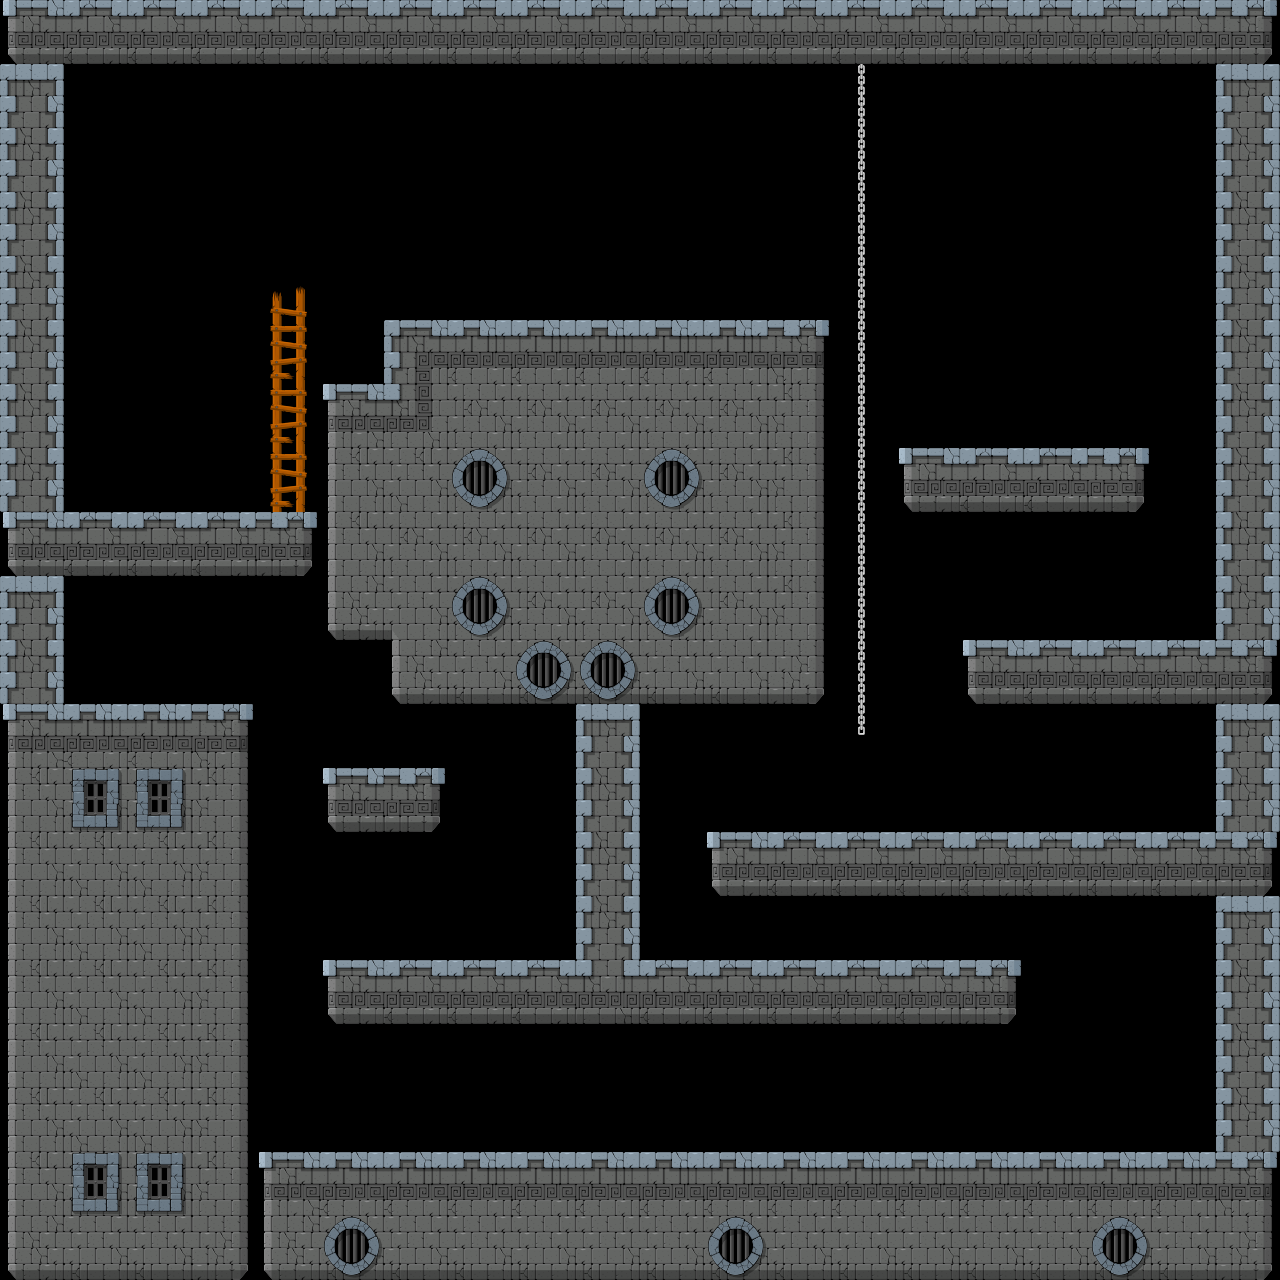

This is a level from a 2D game, rendered from its Tiled map with the project's own tilesets. A one-line summary and the complete map file follow:
An orthogonal 20x20 tile map with 64x64 px tiles, 2 tile layers (Solid, Non-Solid) and 10 objects.

<map version="1.0" tiledversion="1.1.0" orientation="orthogonal" renderorder="right-down" width="20" height="20" tilewidth="64" tileheight="64" infinite="0" nextobjectid="16">
 <tileset firstgid="1" source="CastleTileset.tsx" />
 <layer name="Solid" width="20" height="20">
  <data encoding="csv">
57,58,58,58,58,58,58,58,58,58,58,58,58,58,58,58,58,58,58,62,
34,0,0,0,0,0,0,0,0,0,0,0,0,0,0,0,0,0,0,34,
44,0,0,0,0,0,0,0,0,0,0,0,0,0,0,0,0,0,0,44,
44,0,0,0,0,0,0,0,0,0,0,0,0,0,0,0,0,0,0,44,
44,0,0,0,0,0,0,0,0,0,0,0,0,0,0,0,0,0,0,44,
44,0,0,0,0,0,10,11,11,11,11,11,29,0,0,0,0,0,0,44,
44,0,0,0,0,25,26,19,19,19,19,19,37,0,0,0,0,0,0,44,
44,0,0,0,0,33,27,19,19,19,19,19,37,0,57,58,58,62,0,44,
57,58,58,58,62,33,19,19,19,19,19,19,37,0,0,0,0,0,0,44,
34,0,0,0,0,41,65,19,19,19,19,19,37,0,0,0,0,0,0,44,
44,0,0,0,0,0,41,43,43,43,43,43,45,0,0,57,58,58,58,62,
25,11,11,29,0,0,0,0,0,34,0,0,0,0,0,0,0,0,0,34,
33,27,27,37,0,57,62,0,0,44,0,0,0,0,0,0,0,0,0,44,
33,27,27,37,0,0,0,0,0,44,0,57,58,58,58,58,58,58,58,62,
33,27,27,37,0,0,0,0,0,44,0,0,0,0,0,0,0,0,0,34,
33,27,27,37,0,57,58,58,58,59,58,58,58,58,58,62,0,0,0,44,
33,27,27,37,0,0,0,0,0,0,0,0,0,0,0,0,0,0,0,44,
33,27,27,37,0,0,0,0,0,0,0,0,0,0,0,0,0,0,0,44,
33,27,27,37,25,11,11,11,11,11,11,11,11,11,11,11,11,11,11,29,
41,43,43,45,41,43,43,43,43,43,43,43,43,43,43,43,43,43,43,45
</data>
 </layer>
 <layer name="Non-Solid" width="20" height="20">
  <data encoding="csv">
0,0,0,0,0,0,0,0,0,0,0,0,0,0,0,0,0,0,0,0,
0,0,0,0,0,0,0,0,0,0,0,0,0,39,0,0,0,0,0,0,
0,0,0,0,0,0,0,0,0,0,0,0,0,39,0,0,0,0,0,0,
0,0,0,0,0,0,0,0,0,0,0,0,0,39,0,0,0,0,0,0,
0,0,0,0,15,0,0,0,0,0,0,0,0,39,0,0,0,0,0,0,
0,0,0,0,23,0,0,0,0,0,0,0,0,39,0,0,0,0,0,0,
0,0,0,0,23,0,0,0,0,0,0,0,0,39,0,0,0,0,0,0,
0,0,0,0,23,0,0,7,0,0,7,0,0,39,0,0,0,0,0,0,
0,0,0,0,0,0,0,0,0,0,0,0,0,39,0,0,0,0,0,0,
0,0,0,0,0,0,0,7,0,0,7,0,0,39,0,0,0,0,0,0,
0,0,0,0,0,0,0,0,7,7,0,0,0,39,0,0,0,0,0,0,
0,0,0,0,0,0,0,0,0,0,0,0,0,47,0,0,0,0,0,0,
0,8,8,0,0,0,0,0,0,0,0,0,0,0,0,0,0,0,0,0,
0,0,0,0,0,0,0,0,0,0,0,0,0,0,0,0,0,0,0,0,
0,0,0,0,0,0,0,0,0,0,0,0,0,0,0,0,0,0,0,0,
0,0,0,0,0,0,0,0,0,0,0,0,0,0,0,0,0,0,0,0,
0,0,0,0,0,0,0,0,0,0,0,0,0,0,0,0,0,0,0,0,
0,0,0,0,0,0,0,0,0,0,0,0,0,0,0,0,0,0,0,0,
0,8,8,0,0,0,0,0,0,0,0,0,0,0,0,0,0,0,0,0,
0,0,0,0,0,7,0,0,0,0,0,7,0,0,0,0,0,7,0,0
</data>
 </layer>
 <objectgroup color="#aa0000" name="Enemies">
  <object id="1" x="480" y="289.333" />
  <object id="2" x="801.333" y="290.667" />
  <object id="6" x="1053.33" y="414.667" />
  <object id="7" x="1054.67" y="606.667" />
  <object id="8" x="1185.33" y="1120" />
  <object id="9" x="801.333" y="1121.33" />
  <object id="10" x="417.333" y="1121.33" />
  <object id="11" x="545.333" y="926.667" />
  <object id="12" x="225.333" y="673.333" />
 </objectgroup>
 <objectgroup color="#55aa00" name="Goal">
  <object id="15" x="64" y="671.333" />
 </objectgroup>
</map>
